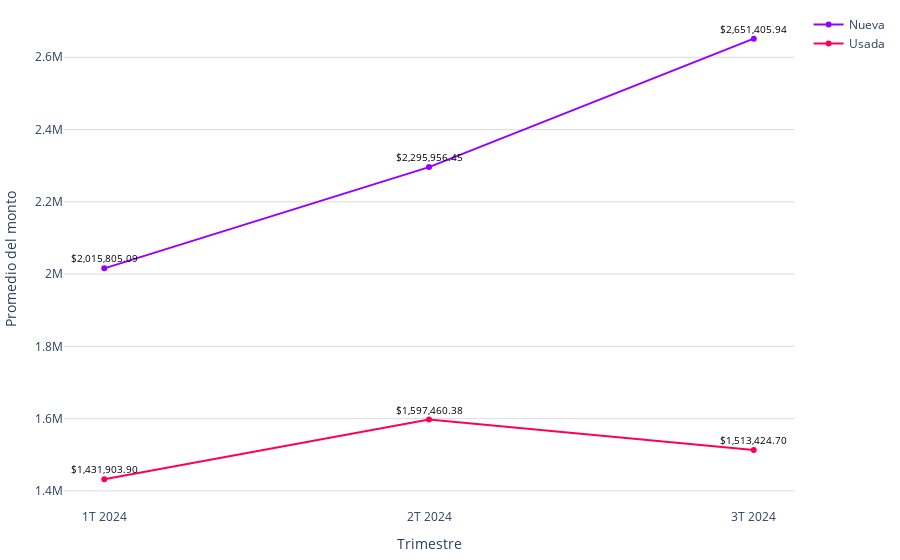

Here is the notebook cell this chart was saved with:
### Code cell
# Datos
trimestres = promedio_monto_por_modalidad_mes['trimestre']
modalidades = promedio_monto_por_modalidad_mes['modalidad']
promedios = promedio_monto_por_modalidad_mes['promedio']

# Limpiar las cadenas de promedio y convertirlas a números
promedios_limpios = [float(promedio.replace(',', '')) for promedio in promedios]

colors = ['#9500ff', '#ff0059']
fig = go.Figure()

# Agregar líneas para cada modalidad
for i, modalidad in enumerate(modalidades.unique()):
    df_modalidad = promedio_monto_por_modalidad_mes[promedio_monto_por_modalidad_mes['modalidad'] == modalidad]
    fig.add_trace(go.Scatter(
        x=df_modalidad['trimestre'],
        y=df_modalidad['promedio'].apply(lambda x: float(x.replace(',', ''))),  # Usar los promedios limpios
        mode='markers+lines',
        name=modalidad,
        line=dict(color=colors[i % len(colors)])  # Asignar colores a las líneas
    ))

fig.update_layout(
    #title='Promedio de valor de créditos para viviendas nuevas y usadas (2023)',
    xaxis=dict(title='Trimestre'),
    yaxis=dict(title='Promedio del monto', gridcolor='#dddcda'),
    margin=dict(l=10, r=10, t=10, b=10),  # Ajusta los márgenes (left, right, top, bottom)
    plot_bgcolor='rgba(0,0,0,0)',  # Color de fondo del gráfico
)

# # Agregar etiquetas de texto a los puntos con símbolo de dólar
for trace in fig.data:
    df_modalidad = promedio_monto_por_modalidad_mes[promedio_monto_por_modalidad_mes['modalidad'] == trace.name]
    for i, point in enumerate(trace.y):
        # Formatear el promedio con símbolo de dólar
        promedio_con_dolar = f'${df_modalidad.iloc[i]["promedio"]}'
        fig.add_annotation(
            x=trace.x[i],
            y=point,
            text=promedio_con_dolar,
            showarrow=False,
            font=dict(color='black', size=10),
            yshift=10
        )

# Exportar gráfica como archivo HTML
def guardar_grafico_como_html(fig, nombre_archivo, carpeta='assets\graficas'):
    # Crear la carpeta si no existe
    if not os.path.exists(carpeta):
        os.makedirs(carpeta)
    config = {
        'displaylogo': False,  # Ocultar el logo de Plotly
        'modeBarButtonsToRemove': [
            'toImage',       # Botón para guardar como imagen
            'select2d',      # Box select
            'lasso2d',       # Lasso select
            'resetScale2d',  # Reset Axes
        ]
    }
    # Gráfica como archivo HTML en la carpeta especificada
    pio.write_html(fig, f'{carpeta}/{nombre_archivo}.html', config=config)

guardar_grafico_como_html(fig, 'g_scatt_creditos_nuevausada_2024', carpeta='assets\graficas')
fig.show()

### Figure 1 — Plotly figure (JSON) as saved in the notebook; plotly's stock layout.template omitted (floating-point values rounded to 4 significant figures)
{"data": [{"line": {"color": "#9500ff"}, "mode": "markers+lines", "name": "Nueva", "type": "scatter", "x": ["1T 2024", "2T 2024", "3T 2024"], "y": [2016000.0, 2296000.0, 2651000.0]}, {"line": {"color": "#ff0059"}, "mode": "markers+lines", "name": "Usada", "type": "scatter", "x": ["1T 2024", "2T 2024", "3T 2024"], "y": [1432000.0, 1597000.0, 1513000.0]}], "layout": {"annotations": [{"font": {"color": "black", "size": 10}, "showarrow": false, "text": "$2,015,805.09", "x": "1T 2024", "y": 2016000.0, "yshift": 10}, {"font": {"color": "black", "size": 10}, "showarrow": false, "text": "$2,295,956.45", "x": "2T 2024", "y": 2296000.0, "yshift": 10}, {"font": {"color": "black", "size": 10}, "showarrow": false, "text": "$2,651,405.94", "x": "3T 2024", "y": 2651000.0, "yshift": 10}, {"font": {"color": "black", "size": 10}, "showarrow": false, "text": "$1,431,903.90", "x": "1T 2024", "y": 1432000.0, "yshift": 10}, {"font": {"color": "black", "size": 10}, "showarrow": false, "text": "$1,597,460.38", "x": "2T 2024", "y": 1597000.0, "yshift": 10}, {"font": {"color": "black", "size": 10}, "showarrow": false, "text": "$1,513,424.70", "x": "3T 2024", "y": 1513000.0, "yshift": 10}], "margin": {"b": 10, "l": 10, "r": 10, "t": 10}, "plot_bgcolor": "rgba(0,0,0,0)", "xaxis": {"title": {"text": "Trimestre"}}, "yaxis": {"gridcolor": "#dddcda", "title": {"text": "Promedio del monto"}}}}
